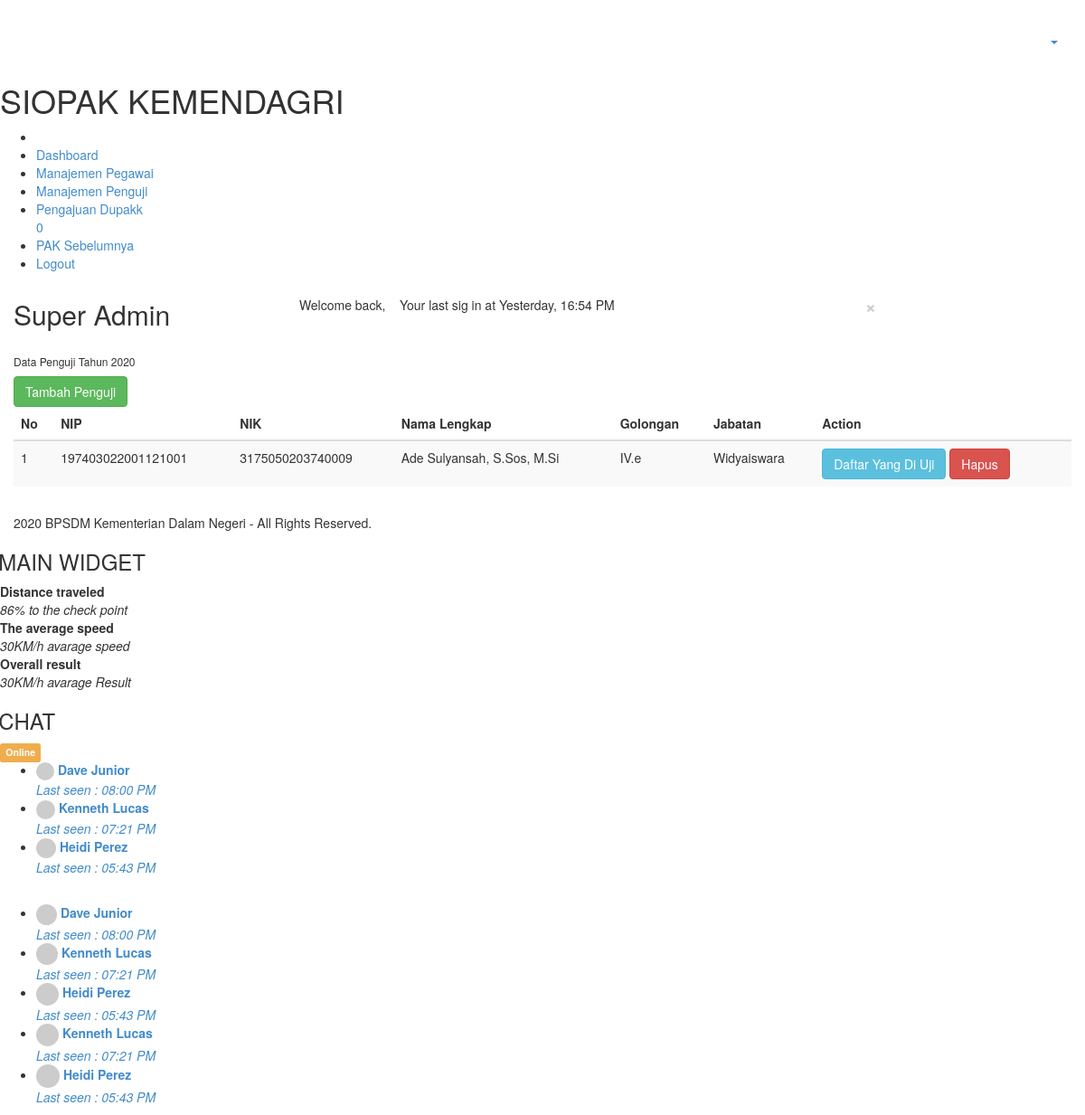
The page /index.php/backend/penguji on the database its author committed.
### tables this page shows
CREATE TABLE `penguji` (
  `id_penguji` int(10) NOT NULL AUTO_INCREMENT,
  `nip` varchar(30) NOT NULL,
  `tahun` int(4) NOT NULL,
  `created_by` varchar(255) DEFAULT NULL,
  `created_date` datetime DEFAULT NULL,
  `updated_by` varchar(255) DEFAULT NULL,
  `updated_date` timestamp NULL DEFAULT CURRENT_TIMESTAMP ON UPDATE CURRENT_TIMESTAMP,
  PRIMARY KEY (`id_penguji`)
);

CREATE TABLE `karyawan` (
  `id_karyawan` int(10) NOT NULL AUTO_INCREMENT,
  `nip` varchar(18) NOT NULL,
  `nik` varchar(16) NOT NULL,
  `no_seri_karpeg` varchar(20) NOT NULL,
  `nama_lengkap` varchar(255) NOT NULL,
  `tempat_lahir` varchar(255) NOT NULL,
  `tanggal_lahir` date NOT NULL,
  `alamat` text NOT NULL,
  `email` varchar(255) NOT NULL,
  `jenis_kelamin` char(1) NOT NULL DEFAULT 'L',
  `pendidikan_terakhir` varchar(255) NOT NULL,
  `no_telp` varchar(255) NOT NULL,
  `id_golongan` int(2) NOT NULL,
  `id_instansi` int(10) NOT NULL DEFAULT '1',
  `masa_kerja_lama` varchar(255) NOT NULL,
  `masa_kerja_baru` varchar(255) NOT NULL,
  `tmt_jabatan` varchar(255) NOT NULL,
  `ak_lama0` double NOT NULL DEFAULT '0',
  PRIMARY KEY (`id_karyawan`),
  UNIQUE KEY `nip_2` (`nip`),
  UNIQUE KEY `nik` (`nik`),
  KEY `id_golongan` (`id_golongan`),
  KEY `nip` (`nip`)
);

CREATE TABLE `master_golongan` (
  `id_golongan` int(2) NOT NULL AUTO_INCREMENT,
  `golongan` varchar(50) NOT NULL,
  `nama_golongan` varchar(255) NOT NULL,
  `id_jenjang` int(10) NOT NULL,
  PRIMARY KEY (`id_golongan`),
  KEY `id_jenjang` (`id_jenjang`),
  CONSTRAINT `master_golongan_ibfk_1` FOREIGN KEY (`id_jenjang`) REFERENCES `master_jenjang` (`id_jenjang`)
);

CREATE TABLE `master_tipefungsional` (
  `id_tipefungsional` int(2) NOT NULL AUTO_INCREMENT,
  `tipe_fungsional` varchar(50) NOT NULL,
  PRIMARY KEY (`id_tipefungsional`)
);

### application/controllers/backend/Penguji.php (called while the page is built, shortened)
<?php
    class Penguji extends CI_Controller {
        function __construct()
        {
            $this->load->model('Penguji_model','model');
        }
        function index(){
            $data['css'] = 'admin/pages/penguji/css_add';
            $tahun = date('Y');
            $this->load->library('pagination');
            $config['base_url'] = base_url().'backend/user/index/';
            $config['total_rows'] = $this->model->total($tahun);
            $config['per_page'] = 10;
            $choice = $config["total_rows"] / $config["per_page"];
            $config["num_links"] = floor($choice);
             $config['first_link']       = 'First';
            $config['last_link']        = 'Last';
            $config['next_link']        = 'Next';
            $config['prev_link']        = 'Prev';
            $config['full_tag_open']    = '<div class="pagging text-center"><nav><ul class="pagination justify-content-center">';
            $config['full_tag_close']   = '</ul></nav></div>';
            $config['num_tag_open']     = '<li class="page-item"><span class="page-link">';
            $config['num_tag_close']    = '</span></li>';
            $config['cur_tag_open']     = '<li class="page-item active"><span class="page-link">';
            $config['cur_tag_close']    = '<span class="sr-only">(current)</span></span></li>';
            $config['next_tag_open']    = '<li class="page-item"><span class="page-link">';
            $config['next_tagl_close']  = '<span aria-hidden="true">&raquo;</span></span></li>';
            $config['prev_tag_open']    = '<li class="page-item"><span class="page-link">';
            $config['prev_tagl_close']  = '</span>Next</li>';
            $config['first_tag_open']   = '<li class="page-item"><span class="page-link">';
            $config['first_tagl_close'] = '</span></li>';
            $config['last_tag_open']    = '<li class="page-item"><span class="page-link">';
            $config['last_tagl_close']  = '</span></li>';
            $from = $this->uri->segment(4);
            $this->pagination->initialize($config);
            $data['pagination'] = $this->pagination->create_links();
            $data['data'] = $this->model->data($config['per_page'],$from,$tahun);
            $data['title'] = 'Data Penguji Tahun '.$tahun;
            $data['template'] = 'admin/pages/penguji/index';
            $this->load->view('admin/dashboard',$data);
        }
    }

### index.php (called while the page is built, shortened)
<?php
require_once BASEPATH.'core/CodeIgniter.php';

### application/config/config.php (called while the page is built, shortened)
<?php
$config['base_url'] = "https://si-opak.bpsdm.kemendagri.go.id/";
$config['index_page'] = '';
$config['uri_protocol']	= 'REQUEST_URI';
$config['url_suffix'] = '';
$config['language']	= 'english';
$config['charset'] = 'UTF-8';
$config['enable_hooks'] = FALSE;
$config['subclass_prefix'] = 'MY_';
    $config['composer_autoload'] = 'vendor/autoload.php';
$config['permitted_uri_chars'] = 'a-z 0-9~%.:_\-';
$config['enable_query_strings'] = FALSE;
$config['controller_trigger'] = 'c';
$config['function_trigger'] = 'm';
$config['directory_trigger'] = 'd';
$config['allow_get_array'] = TRUE;
$config['log_threshold'] = 1;
$config['log_path'] = '';
$config['log_file_extension'] = '';
$config['log_file_permissions'] = 0644;
$config['log_date_format'] = 'Y-m-d H:i:s';
$config['error_views_path'] = '';
$config['cache_path'] = '';
$config['cache_query_string'] = FALSE;
$config['encryption_key'] = 'devpayung';
$config['sess_driver'] = 'database';
$config['sess_save_path'] = 'ci_sessions';
$config['sess_expiration'] = 12800;
$config['sess_match_ip'] = FALSE;
$config['sess_time_to_update'] = 1000;
$config['sess_regenerate_destroy'] = FALSE;
$config['cookie_prefix']	= '';
$config['cookie_domain']	= '';
$config['cookie_path']		= '/';
$config['cookie_secure']	= FALSE;
$config['cookie_httponly'] 	= FALSE;
$config['standardize_newlines'] = FALSE;
$config['global_xss_filtering'] = FALSE;
$config['csrf_protection'] = FALSE;
$config['csrf_token_name'] = 'csrf_test_name';
$config['csrf_cookie_name'] = 'csrf_cookie_name';
$config['csrf_expire'] = 7200;
$config['csrf_regenerate'] = TRUE;
$config['csrf_exclude_uris'] = array();
$config['compress_output'] = FALSE;
$config['time_reference'] = 'local';
$config['rewrite_short_tags'] = FALSE;
$config['proxy_ips'] = '';

### application/models/Penguji_model.php (called while the page is built, shortened)
<?php
    class Penguji_model extends CI_Model {
        protected $table = 'penguji';
        function data($limit,$from,$tahun){
            $this->db->from($this->table);
            $this->db->join('karyawan',$this->table.'.nip = karyawan.nip','left');
            $this->db->join('master_golongan','karyawan.id_golongan = master_golongan.id_golongan','left');
            $this->db->join('master_jenjang','master_golongan.id_jenjang = master_jenjang.id_jenjang','left');
            $this->db->join('master_tipefungsional','master_jenjang.id_tipefungsional = master_jenjang.id_tipefungsional','left');
             $this->db->limit($limit,$from);
         return $query = $this->db->get()->result();
        }
        function total($tahun){
            return $this->db->get_where($this->table,array('tahun' => $tahun))->num_rows();
        }
    }

### application/views/admin/pages/penguji/index.php (the view, shortened to what this page needs)
 <a class="btn btn-success" data-toggle="modal" data-target="#myModal"> Tambah Penguji </a> </strong>
<table class="table table-striped">
<thead>
<tr>
    <th> No </th>
    <th> NIP </th>
    <th> NIK </th>
    <th> Nama Lengkap </th>
    <th> Golongan </th>
    <th> Jabatan </th>
    <th> Action </th>
</tr>
</thead>
<tbody>
<?php
    $no = 1;
foreach($data as $k => $v): ?>
<tr>
    <td> <?php echo $no; ?> </td>
    <td> <?php echo $v->nip ?></td>
    <td> <?php echo $v->nik ?></td>
    <td> <?php echo $v->nama_lengkap ?></td>
    <td> <?php echo $v->golongan ?></td>
    <td> <?php echo $v->tipe_fungsional ?></td>
    <td>
    <a href="<?php echo base_url() ?>backend/penguji/tambahjabfung/<?php echo $v->nip ?>" class="btn btn-info"> Daftar Yang Di Uji </a>
    <a href="<?php echo base_url() ?>backend/penguji/hapus/<?php echo $v->nip ?>" class="btn btn-danger"> Hapus </a>
    </td>
</tr>
<?php
$no = $no+1;
endforeach ?>
</tbody>
</table>

### rows shown on the page
penguji: karyawan.nip "197403022001121001", karyawan.nik "3175050203740009", karyawan.nama_lengkap "Ade Sulyansah, S.Sos, M.Si", master_golongan.golongan "IV.e", master_tipefungsional.tipe_fungsional "Widyaiswara"

### other values the page prints
notifmenu("penilaian",array("status" => 1)) "0"
